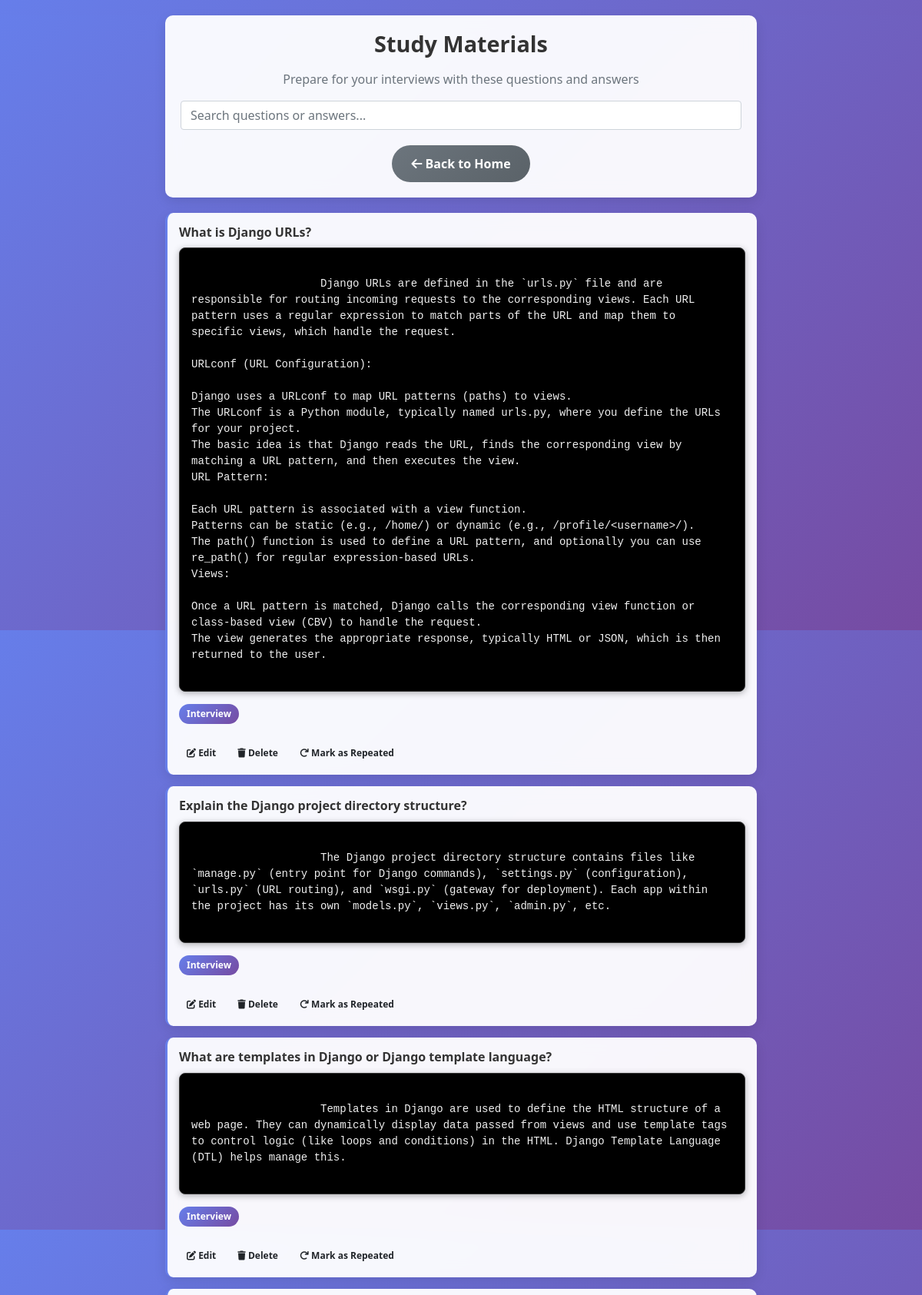
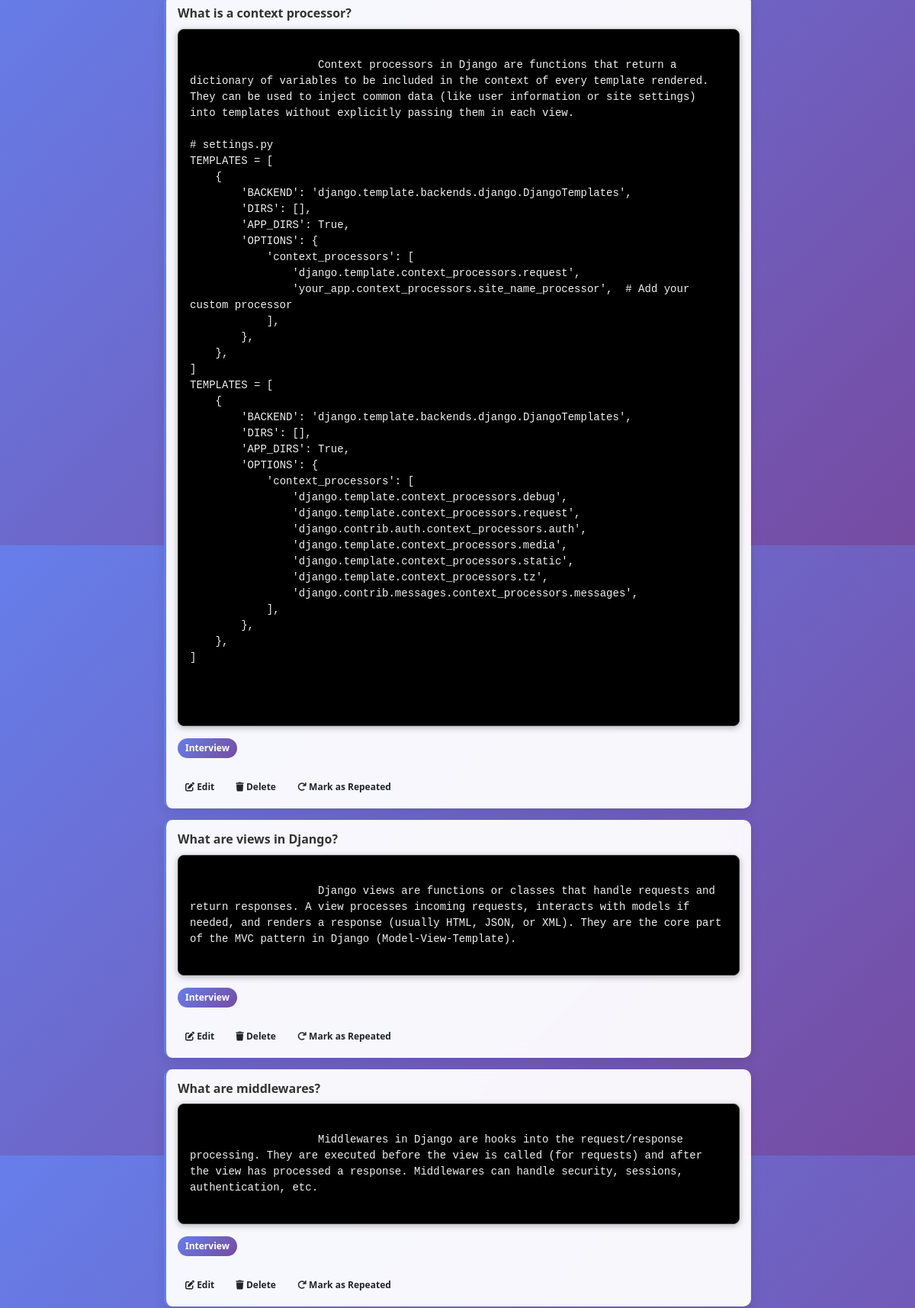
/show-questions/ (upper part), run on the app's committed database (2 pictures, top to bottom).
### models.py (models this page shows)
class StudyMaterial(db.Model):
    __tablename__ = 'preparation_master'
    id = db.Column(db.Integer, primary_key=True)
    question = db.Column(db.Text, nullable=False)
    answer = db.Column(db.Text, nullable=False)
    is_deleted = db.Column(db.Boolean, default=False)
    belongs_to = db.Column(db.String(20))
    repeat_count = db.Column(db.Integer, default=0)
    created_at = db.Column(db.DateTime, default=datetime.utcnow)
    updated_at = db.Column(db.DateTime, default=datetime.utcnow, onupdate=datetime.utcnow)

### app.py (the view)
@app.route('/show-questions/')
def show_questions():
    questions = study_db.get_all_study_materials()
    return render_template('show_questions.html', questions=questions)

### dbhelper.py (called while the page is built)
    def get_connection(self):
        return sqlite3.connect(self.db_path)

    def execute_query(self, query: str, params: tuple = ()) -> List[Dict[str, Any]]:
        conn = self.get_connection()
        conn.row_factory = sqlite3.Row  # Make rows dictionary-like
        cursor = conn.cursor()
        try:
            cursor.execute(query, params)
            result = [dict(row) for row in cursor.fetchall()]
            return result
        finally:
            conn.close()

    def get_all_study_materials(self) -> List[Dict[str, Any]]:
        query = "SELECT id, question, answer, belongs_to, repeat_count FROM preparation_master WHERE is_deleted = 0"
        return self.db.execute_query(query)

### templates/show_questions.html (shortened to what this page needs)
<!DOCTYPE html>
<html lang="en">
<head>
    <link rel="stylesheet" href="https://stackpath.bootstrapcdn.com/bootstrap/4.5.2/css/bootstrap.min.css">
    <link rel="stylesheet" href="https://cdnjs.cloudflare.com/ajax/libs/font-awesome/6.0.0-beta3/css/all.min.css">
</head>
<body>
    <div class="container">
        <div class="header-section">
            <h1 class="mb-3">Study Materials</h1>
            <p class="text-muted">Prepare for your interviews with these questions and answers</p>
            <div class="search-section mt-3">
                <div class="search-container">
                    <input type="text" id="searchInput" class="form-control" placeholder="Search questions or answers...">
                </div>
            </div>
            <div class="mt-3">
                <a href="{{ url_for('home') }}" class="btn btn-secondary">
                    <i class="fas fa-arrow-left"></i> Back to Home
                </a>
            </div>
        </div>
        {% if questions %}
            {% for question in questions %}
            <div class="question-card" id="question-{{ question.id }}">
                <div class="question-text">
                    {{ question.question }}
                </div>
                <div class="answer-text">
                    {{ question.answer }}
                </div>
                <div>
                    <span class="category-badge">{{ question.belongs_to }}</span>
                </div>
                <div class="actions">
                    <button class="btn btn-sm edit-btn"
                            data-id="{{ question.id }}"
                            data-question="{{ question.question|e|replace('"', '&quot;') }}"
                            data-answer="{{ question.answer|e|replace('"', '&quot;') }}"
                            data-category="{{ question.belongs_to|e|replace('"', '&quot;') }}">
                        <i class="fas fa-edit"></i> Edit
                    </button>
                    <button class="btn btn-sm delete-btn" data-id="{{ question.id }}">
                        <i class="fas fa-trash"></i> Delete
                    </button>
                    <button class="btn btn-sm repeat-btn" data-id="{{ question.id }}">
                        <i class="fas fa-redo"></i> Mark as Repeated
                    </button>
                </div>
            </div>
            {% endfor %}
        {% else %}
        <div class="no-questions">
            <i class="fas fa-inbox fa-4x mb-3"></i>
            <h3>No Study Materials Yet</h3>
            <p>Start building your interview preparation materials by adding questions and answers.</p>
        </div>
        {% endif %}
    </div>
</body>
</html>

### templates/show_questions.html (style rules this page uses)
body, html { height: 100%; margin: 0; padding: 0; background: linear-gradient(135deg, #667eea 0%, #764ba2 100%); font-family: 'Segoe UI', Tahoma, Geneva, Verdana, sans-serif; min-height: 100vh; color: #333; }
.container { margin-top: 20px; max-width: 800px; padding: 0 15px; }
.header-section { background: rgba(255, 255, 255, 0.95); padding: 20px; border-radius: 10px; box-shadow: 0 5px 15px rgba(0, 0, 0, 0.1); margin-bottom: 20px; backdrop-filter: blur(10px); text-align: center; }
.header-section h1 { color: #333; font-weight: 700; margin-bottom: 5px; font-size: 1.8rem; }
.question-card { background: rgba(255, 255, 255, 0.95); border-radius: 10px; padding: 15px; margin-bottom: 15px; box-shadow: 0 5px 15px rgba(0, 0, 0, 0.1); border-left: 3px solid #667eea; transition: all 0.3s ease; backdrop-filter: blur(10px); }
.question-text { font-weight: 700; color: #333; font-size: 16px; margin-bottom: 10px; line-height: 1.3; }
.answer-text { color: #f0f0f0; line-height: 1.5; margin-bottom: 15px; font-size: 14px; white-space: pre-wrap; background: #000000; padding: 15px; border-radius: 8px; font-family: 'Cascadia Code', 'Fira Code', 'Consolas', 'Monaco', 'Courier New', monospace; border: 1px solid #333; box-shadow: 0 2px 8px rgba(0, 0, 0, 0.3); transition: all 0.3s ease; }
.category-badge { background: linear-gradient(135deg, #667eea, #764ba2); color: white; padding: 4px 10px; border-radius: 15px; font-size: 12px; font-weight: 600; display: inline-block; margin-bottom: 10px; }
.actions { display: flex; gap: 8px; margin-top: 15px; }
.actions .btn { border-radius: 15px; padding: 4px 10px; font-weight: 600; transition: all 0.2s ease; border: none; font-size: 12px; }
.btn-secondary { background: linear-gradient(135deg, #6c757d, #5a6268); border: none; border-radius: 25px; padding: 12px 25px; font-weight: 600; transition: all 0.3s ease; }
.search-section { margin-bottom: 20px; }
.search-container { position: relative; }

### data on the page
StudyMaterial: question "What is Django URLs?", answer "Django URLs are defined in the `urls.py` file and are responsible for routing incoming requests to the corresponding views. Each URL pattern uses a regular expression to match parts of the URL and map them to specific views, which handle the request. URLconf (URL Configuration): Django uses a URLconf to map URL patterns (paths) to views. The URLconf is a Python module, typically named urls.py, where you define the URLs for your project. The basic idea is that Django reads the URL, finds the corresponding view by matching a URL pattern, and then executes the view. URL Pattern: Each URL pattern is associated with a view function. Patterns can be static (e.g., /home/) or dynamic (e.g.,…", belongs_to "Interview"
StudyMaterial: question "Explain the Django project directory structure?", answer "The Django project directory structure contains files like `manage.py` (entry point for Django commands), `settings.py` (configuration), `urls.py` (URL routing), and `wsgi.py` (gateway for deployment). Each app within the project has its own `models.py`, `views.py`, `admin.py`, etc.", belongs_to "Interview"
StudyMaterial: question "What are templates in Django or Django template language?", answer "Templates in Django are used to define the HTML structure of a web page. They can dynamically display data passed from views and use template tags to control logic (like loops and conditions) in the HTML. Django Template Language (DTL) helps manage this.", belongs_to "Interview"
StudyMaterial: question "What is a context processor?", answer "Context processors in Django are functions that return a dictionary of variables to be included in the context of every template rendered. They can be used to inject common data (like user information or site settings) into templates without explicitly passing them in each view. # settings.py TEMPLATES = [ { 'BACKEND': 'django.template.backends.django.DjangoTemplates', 'DIRS': [], 'APP_DIRS': True, 'OPTIONS': { 'context_processors': [ 'django.template.context_processors.request', 'your_app.context_processors.site_name_processor', # Add your custom processor ], }, }, ] TEMPLATES = [ { 'BACKEND': 'django.template.backends.django.DjangoTemplates', 'DIRS': [], 'APP_DIRS': True, 'OPTIONS': {…", belongs_to "Interview"
StudyMaterial: question "What are views in Django?", answer "Django views are functions or classes that handle requests and return responses. A view processes incoming requests, interacts with models if needed, and renders a response (usually HTML, JSON, or XML). They are the core part of the MVC pattern in Django (Model-View-Template).", belongs_to "Interview"
StudyMaterial: question "What are middlewares?", answer "Middlewares in Django are hooks into the request/response processing. They are executed before the view is called (for requests) and after the view has processed a response. Middlewares can handle security, sessions, authentication, etc.", belongs_to "Interview"
